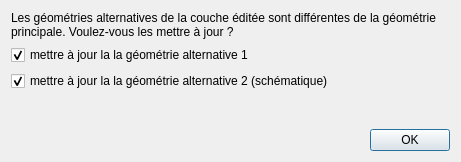
<?xml version="1.0" encoding="UTF-8"?>
<ui version="4.0">
 <class>AltGeomDialog</class>
 <widget class="QDialog" name="AltGeomDialog">
  <property name="geometry">
   <rect>
    <x>0</x>
    <y>0</y>
    <width>461</width>
    <height>162</height>
   </rect>
  </property>
  <property name="windowTitle">
   <string>Dialog</string>
  </property>
  <layout class="QGridLayout" name="gridLayout">
   <item row="2" column="0">
    <widget class="QCheckBox" name="updateAlt2">
     <property name="text">
      <string>mettre à jour la la géométrie alternative 2 (schématique)</string>
     </property>
     <property name="checked">
      <bool>true</bool>
     </property>
    </widget>
   </item>
   <item row="1" column="0">
    <widget class="QCheckBox" name="updateAlt1">
     <property name="text">
      <string>mettre à jour la la géométrie alternative 1</string>
     </property>
     <property name="checked">
      <bool>true</bool>
     </property>
     <property name="tristate">
      <bool>false</bool>
     </property>
    </widget>
   </item>
   <item row="4" column="0">
    <widget class="QDialogButtonBox" name="buttonBox">
     <property name="orientation">
      <enum>Qt::Horizontal</enum>
     </property>
     <property name="standardButtons">
      <set>QDialogButtonBox::Ok</set>
     </property>
    </widget>
   </item>
   <item row="0" column="0">
    <widget class="QLabel" name="label">
     <property name="text">
      <string>Les géométries alternatives de la couche éditée sont différentes de la géométrie principale. Voulez-vous les mettre à jour ?</string>
     </property>
     <property name="wordWrap">
      <bool>true</bool>
     </property>
    </widget>
   </item>
   <item row="3" column="0">
    <spacer name="verticalSpacer">
     <property name="orientation">
      <enum>Qt::Vertical</enum>
     </property>
     <property name="sizeHint" stdset="0">
      <size>
       <width>20</width>
       <height>40</height>
      </size>
     </property>
    </spacer>
   </item>
  </layout>
 </widget>
 <tabstops>
  <tabstop>updateAlt1</tabstop>
  <tabstop>updateAlt2</tabstop>
  <tabstop>buttonBox</tabstop>
 </tabstops>
 <resources/>
 <connections>
  <connection>
   <sender>buttonBox</sender>
   <signal>accepted()</signal>
   <receiver>AltGeomDialog</receiver>
   <slot>accept()</slot>
   <hints>
    <hint type="sourcelabel">
     <x>257</x>
     <y>152</y>
    </hint>
    <hint type="destinationlabel">
     <x>157</x>
     <y>161</y>
    </hint>
   </hints>
  </connection>
  <connection>
   <sender>buttonBox</sender>
   <signal>rejected()</signal>
   <receiver>AltGeomDialog</receiver>
   <slot>reject()</slot>
   <hints>
    <hint type="sourcelabel">
     <x>325</x>
     <y>152</y>
    </hint>
    <hint type="destinationlabel">
     <x>286</x>
     <y>161</y>
    </hint>
   </hints>
  </connection>
 </connections>
</ui>
